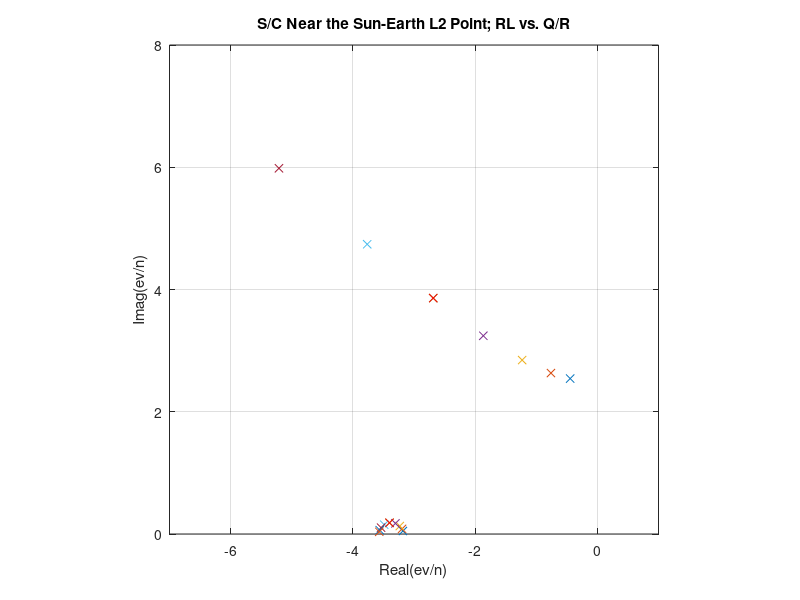
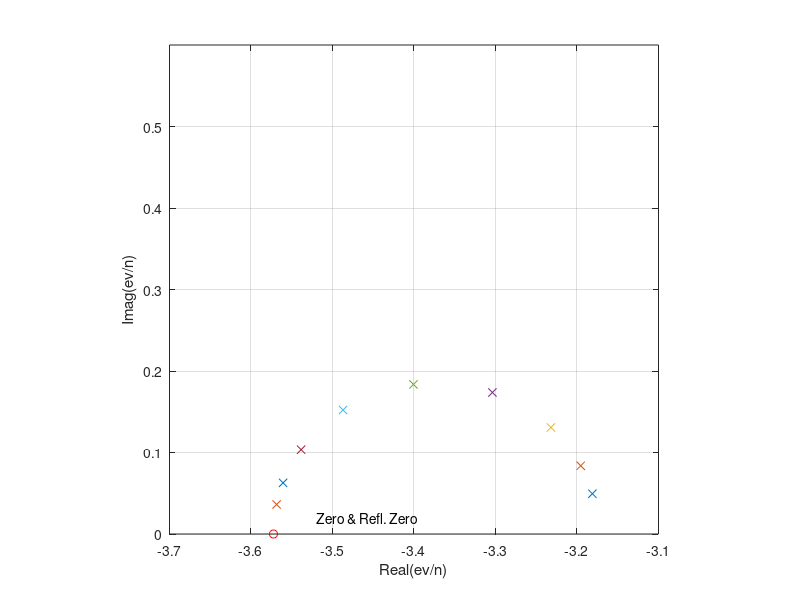

The MATLAB source for these figures, in order: (Note: this script raises an error after producing the figures.)
% Script p6_2_08.m; S/C station-keeping at Sun-Earth L2 point using a 
% solar sail; s=[x xdot y ydot]'; time in 1/n, n=orbit rate of earth; 
% (x,y) in units of 1.51*10^6 km (distance Earth to L2 point);
% J=integral(Q*y^2+u^2)dt;                             12/96, 7/17/02
%
b1=12.762; b2=4.914; c=1.948; A=[0 1 0 0; b1 0 0 2; 0 0 0 1; 0 -2 ...
  -b2 0]; B=[0 0 0 c]'; C=[0 0 1 0]; D=0; R=1; n=ss2tf(A,B,C,D,1);
z=roots(n([3:5])); Q=10.^[0:.5:4]; N=length(Q); ev=zeros(4,N);
for i=1:N, [k,S,ev(:,i)]=lqr(A,B,C'*Q(i)*C,R); end 
%
figure(1); clf; plot(real(ev),imag(ev),'x'); grid; axis([-7 1 0 8])
axis('square'); hold on; xlabel('Real(ev/n)'); ylabel('Imag(ev/n)')
Q2=100; [k,S,e2]=lqr(A,B,C'*Q2*C,R); plot(real(e2),imag(e2),'rx');
hold off; title('S/C Near the Sun-Earth L2 Point; RL vs. Q/R')
%
figure(2); clf; plot(real(ev),imag(ev),'x'); grid
axis([-3.7 -3.1 0 .6]); axis('square'); xlabel('Real(ev/n)')
ylabel('Imag(ev/n)'); hold on; plot(real(z),imag(z),'ro');
hold off; text(-3.52,.02,'Zero & Refl. Zero')
% 	
t=[0:.02:2]'; u=zeros(1,length(t)); x0=[0 0 .01 0]'; 
[y,x]=lsim(A-B*k,B,C,0,u,t,x0); u=-x*k';
%
figure(3); clf; subplot(211), H=plot(t,x(:,1),t,x(:,3),'r--'); grid
legend(H,'x','y'); ylabel('1.51*10^6 km'); axis([0 2 -.002 .014])
title('S/C at the Sun-Earth L2 Point; y(0)=.01'); subplot(212),
plot(t,u); grid; axis([0 2 -.02 .14]); ylabel('\theta (rad)')
xlabel('nt')  
 
